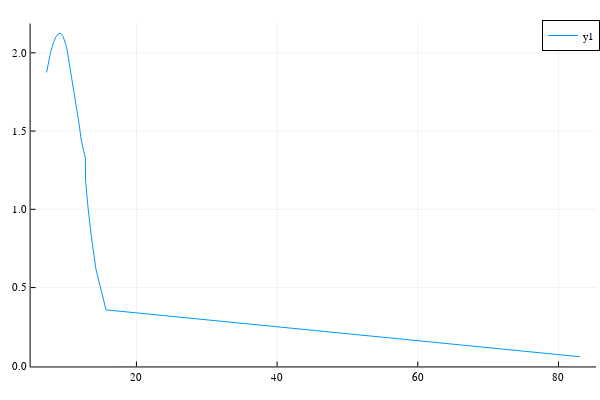

Notebook cell for this chart:
### Code cell
ρ₀ = collect(1.0e-5:1.0e-4:1.0e-2);
x_interval = [0.0 2.683985562445732e-10; 2.683985562445732e-10 0.001387090243627891; 0.001387090243627891 0.0014224520180366636; 0.0014224520180366636 0.003935205491747961; 0.003935205491747961 0.01783099866626234];
y_interval = [0.0 0.0003043663708371769; 0.0003043663708371769 0.34006522767154; 0.34006522767154 0.33222981114647837; 0.33222981114647837 0.500866829421404; 0.500866829421404 0.6223683933290903];
M,R = make_TOV_sequence(ρ₀, piece_wise_linear_csound, [x_interval, y_interval])
plot(R,M)


@time begin
    ρ₀ = collect(1.0e-5:1.0e-4:1.0e-2);
    M,R = make_TOV_sequence(ρ₀, piece_wise_linear_csound, [x_interval, y_interval])
    plotlyjs()
    plot(R, M)
end

### Figure 1 — Plotly figure (JSON) as saved in the notebook; plotly's stock layout.template omitted (floating-point values rounded to 4 significant figures)
{"data": [{"colorbar": {"title": ""}, "legendgroup": "y1", "line": {"color": "rgba(0, 154, 250, 1.000)", "dash": "solid", "shape": "linear", "width": 1}, "mode": "lines", "name": "y1", "showlegend": true, "type": "scatter", "x": [83.07, 15.68, 14.25, 13.56, 13.09, 12.77, 12.75, 12.15, 11.84, 11.51, 11.27, 11.01, 10.85, 10.64, 10.49, 10.34, 10.19, 10.09, 9.951, 9.849, 9.748, 9.675, 9.573, 9.495, 9.423, 9.333, 9.271, 9.188, 9.1, 9.066, 9.039, 8.935, 8.879, 8.862, 8.79, 8.702, 8.651, 8.638, 8.594, 8.526, 8.502, 8.43, 8.392, 8.36, 8.34, 8.275, 8.26, 8.205, 8.185, 8.159, 8.128, 8.075, 8.046, 8.02, 8.017, 7.99, 7.975, 7.922, 7.924, 7.89, 7.867, 7.818, 7.79, 7.771, 7.775, 7.752, 7.737, 7.73, 7.67, 7.67, 7.663, 7.617, 7.622, 7.602, 7.566, 7.571, 7.554, 7.517, 7.511, 7.513, 7.495, 7.482, 7.429, 7.447, 7.414, 7.407, 7.382, 7.393, 7.361, 7.356, 7.328, 7.344, 7.311, 7.325, 7.273, 7.311, 7.264, 7.256, 7.263, 7.228], "xaxis": "x", "y": [0.05788, 0.3574, 0.6158, 0.8358, 1.024, 1.185, 1.324, 1.444, 1.548, 1.638, 1.716, 1.785, 1.844, 1.896, 1.941, 1.978, 2.008, 2.033, 2.054, 2.071, 2.084, 2.095, 2.104, 2.111, 2.116, 2.12, 2.123, 2.124, 2.125, 2.125, 2.124, 2.123, 2.122, 2.12, 2.117, 2.114, 2.111, 2.108, 2.104, 2.1, 2.096, 2.092, 2.088, 2.084, 2.08, 2.075, 2.071, 2.067, 2.063, 2.058, 2.054, 2.05, 2.045, 2.041, 2.037, 2.032, 2.028, 2.024, 2.02, 2.016, 2.011, 2.007, 2.003, 1.999, 1.995, 1.991, 1.987, 1.983, 1.979, 1.976, 1.972, 1.968, 1.964, 1.96, 1.957, 1.953, 1.949, 1.946, 1.942, 1.939, 1.935, 1.932, 1.928, 1.925, 1.922, 1.918, 1.915, 1.912, 1.908, 1.905, 1.902, 1.899, 1.896, 1.893, 1.89, 1.886, 1.883, 1.88, 1.878, 1.875], "yaxis": "y", "zmax": null, "zmin": null}], "layout": {"annotations": [], "height": 400, "legend": {"bgcolor": "rgba(255, 255, 255, 1.000)", "bordercolor": "rgba(0, 0, 0, 1.000)", "borderwidth": 1, "font": {"color": "rgba(0, 0, 0, 1.000)", "family": "sans-serif", "size": 11}, "title": {"font": {"color": "rgba(0, 0, 0, 1.000)", "family": "sans-serif", "size": 15}, "text": ""}, "tracegroupgap": 0, "traceorder": "normal", "x": 1, "xanchor": "auto", "y": 1, "yanchor": "auto"}, "margin": {"b": 20, "l": 0, "r": 0, "t": 20}, "paper_bgcolor": "rgba(255, 255, 255, 1.000)", "plot_bgcolor": "rgba(255, 255, 255, 1.000)", "showlegend": true, "width": 600, "xaxis": {"anchor": "y", "domain": [0.05101, 0.9934], "gridcolor": "rgba(0, 0, 0, 0.100)", "gridwidth": 0.5, "linecolor": "rgba(0, 0, 0, 1.000)", "mirror": false, "range": [4.953, 85.34], "showgrid": true, "showline": true, "showticklabels": true, "tickangle": 0, "tickcolor": "rgb(0, 0, 0)", "tickfont": {"color": "rgba(0, 0, 0, 1.000)", "family": "sans-serif", "size": 11}, "tickmode": "array", "ticks": "inside", "ticktext": ["20", "40", "60", "80"], "tickvals": [20, 40, 60, 80], "title": "", "titlefont": {"color": "rgba(0, 0, 0, 1.000)", "family": "sans-serif", "size": 15}, "type": "-", "visible": true, "zeroline": false, "zerolinecolor": "rgba(0, 0, 0, 1.000)"}, "yaxis": {"anchor": "x", "domain": [0.03762, 0.9902], "gridcolor": "rgba(0, 0, 0, 0.100)", "gridwidth": 0.5, "linecolor": "rgba(0, 0, 0, 1.000)", "mirror": false, "range": [-0.004139, 2.187], "showgrid": true, "showline": true, "showticklabels": true, "tickangle": 0, "tickcolor": "rgb(0, 0, 0)", "tickfont": {"color": "rgba(0, 0, 0, 1.000)", "family": "sans-serif", "size": 11}, "tickmode": "array", "ticks": "inside", "ticktext": ["0.0", "0.5", "1.0", "1.5", "2.0"], "tickvals": [0, 0.5, 1, 1.5, 2], "title": "", "titlefont": {"color": "rgba(0, 0, 0, 1.000)", "family": "sans-serif", "size": 15}, "type": "-", "visible": true, "zeroline": false, "zerolinecolor": "rgba(0, 0, 0, 1.000)"}}}
